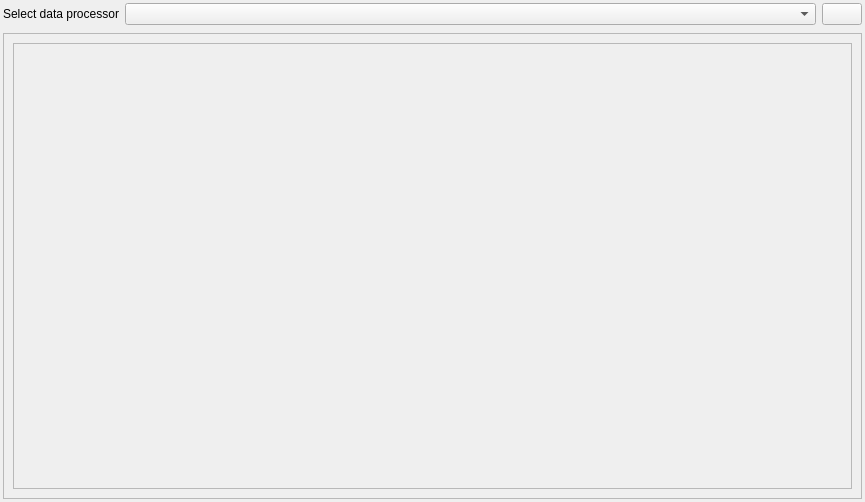
<?xml version="1.0" encoding="UTF-8"?>
<ui version="4.0">
 <class>Form</class>
 <widget class="QWidget" name="Form">
  <property name="geometry">
   <rect>
    <x>0</x>
    <y>0</y>
    <width>865</width>
    <height>502</height>
   </rect>
  </property>
  <property name="minimumSize">
   <size>
    <width>0</width>
    <height>200</height>
   </size>
  </property>
  <property name="windowTitle">
   <string>Form</string>
  </property>
  <property name="inputMethodHints">
   <set>Qt::ImhNone</set>
  </property>
  <layout class="QVBoxLayout" name="verticalLayout">
   <property name="leftMargin">
    <number>1</number>
   </property>
   <property name="topMargin">
    <number>1</number>
   </property>
   <property name="rightMargin">
    <number>1</number>
   </property>
   <property name="bottomMargin">
    <number>1</number>
   </property>
   <item>
    <widget class="QWidget" name="DataProcessingWidget" native="true">
     <layout class="QVBoxLayout" name="verticalLayout_2">
      <property name="leftMargin">
       <number>1</number>
      </property>
      <property name="topMargin">
       <number>1</number>
      </property>
      <property name="rightMargin">
       <number>1</number>
      </property>
      <property name="bottomMargin">
       <number>1</number>
      </property>
      <item>
       <widget class="QWidget" name="DataProcessorCombobox" native="true">
        <property name="maximumSize">
         <size>
          <width>16777215</width>
          <height>50</height>
         </size>
        </property>
        <layout class="QHBoxLayout" name="horizontalLayout">
         <property name="leftMargin">
          <number>1</number>
         </property>
         <property name="topMargin">
          <number>1</number>
         </property>
         <property name="rightMargin">
          <number>1</number>
         </property>
         <property name="bottomMargin">
          <number>1</number>
         </property>
         <item>
          <widget class="QLabel" name="label_2">
           <property name="sizePolicy">
            <sizepolicy hsizetype="Minimum" vsizetype="Preferred">
             <horstretch>0</horstretch>
             <verstretch>0</verstretch>
            </sizepolicy>
           </property>
           <property name="text">
            <string>Select data processor</string>
           </property>
          </widget>
         </item>
         <item>
          <widget class="QComboBox" name="DataProcessorComboBox">
           <property name="sizePolicy">
            <sizepolicy hsizetype="Expanding" vsizetype="Fixed">
             <horstretch>0</horstretch>
             <verstretch>0</verstretch>
            </sizepolicy>
           </property>
          </widget>
         </item>
         <item>
          <widget class="QPushButton" name="AddDataProcessorBtn">
           <property name="maximumSize">
            <size>
             <width>100</width>
             <height>16777215</height>
            </size>
           </property>
           <property name="text">
            <string/>
           </property>
          </widget>
         </item>
        </layout>
       </widget>
      </item>
      <item>
       <widget class="QWidget" name="DataProcessorWidget" native="true">
        <layout class="QVBoxLayout" name="verticalLayout_4">
         <property name="leftMargin">
          <number>1</number>
         </property>
         <property name="topMargin">
          <number>1</number>
         </property>
         <property name="rightMargin">
          <number>1</number>
         </property>
         <property name="bottomMargin">
          <number>1</number>
         </property>
         <item>
          <widget class="QFrame" name="frame">
           <property name="frameShape">
            <enum>QFrame::StyledPanel</enum>
           </property>
           <property name="frameShadow">
            <enum>QFrame::Raised</enum>
           </property>
           <layout class="QVBoxLayout" name="verticalLayout_3">
            <item>
             <widget class="QScrollArea" name="scrollArea">
              <property name="sizePolicy">
               <sizepolicy hsizetype="Expanding" vsizetype="Expanding">
                <horstretch>0</horstretch>
                <verstretch>0</verstretch>
               </sizepolicy>
              </property>
              <property name="widgetResizable">
               <bool>true</bool>
              </property>
              <widget class="QWidget" name="DataProcessorScrollArea">
               <property name="geometry">
                <rect>
                 <x>0</x>
                 <y>0</y>
                 <width>837</width>
                 <height>442</height>
                </rect>
               </property>
               <property name="sizePolicy">
                <sizepolicy hsizetype="Preferred" vsizetype="Preferred">
                 <horstretch>0</horstretch>
                 <verstretch>0</verstretch>
                </sizepolicy>
               </property>
               <layout class="QVBoxLayout" name="DataProcessorScrollAreaVerticalLayout">
                <property name="leftMargin">
                 <number>1</number>
                </property>
                <property name="topMargin">
                 <number>1</number>
                </property>
                <property name="rightMargin">
                 <number>1</number>
                </property>
                <property name="bottomMargin">
                 <number>1</number>
                </property>
               </layout>
              </widget>
             </widget>
            </item>
           </layout>
          </widget>
         </item>
        </layout>
       </widget>
      </item>
     </layout>
    </widget>
   </item>
  </layout>
 </widget>
 <resources/>
 <connections/>
</ui>
